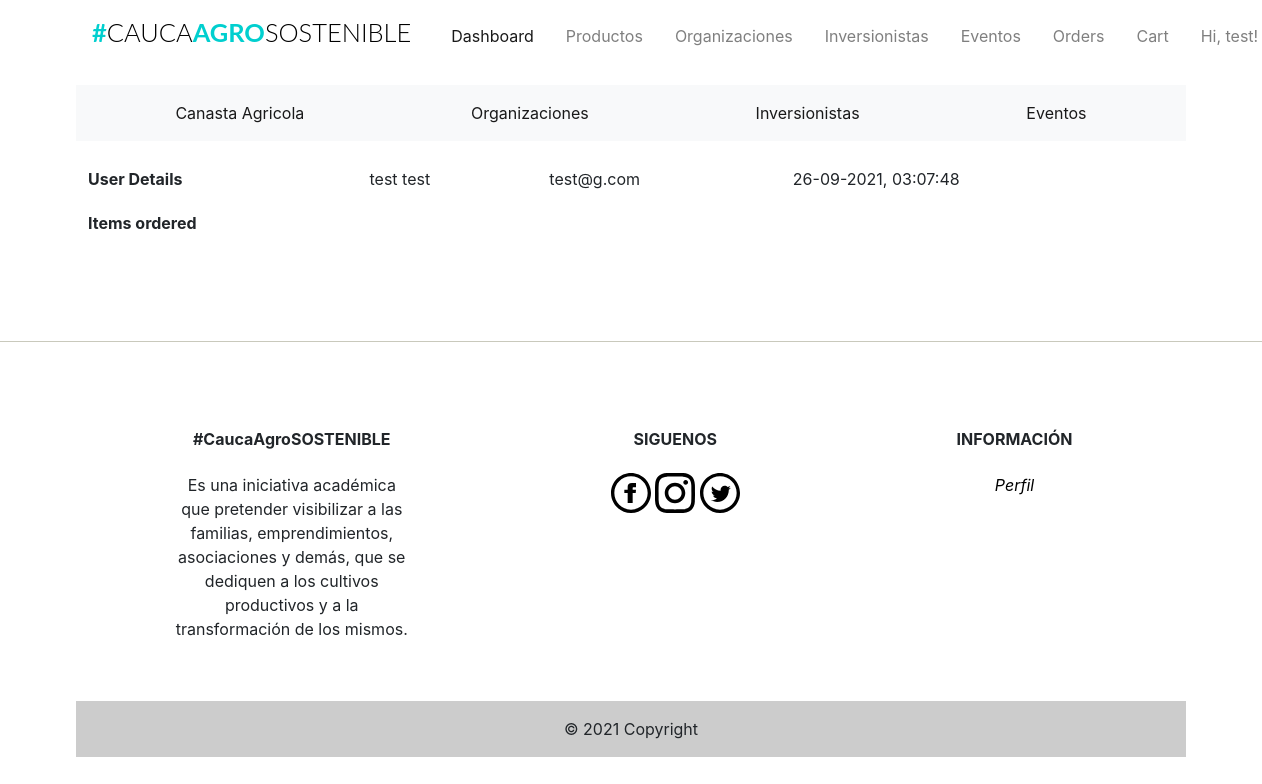
Page /admin/orders (signed in) on the earlier database version.
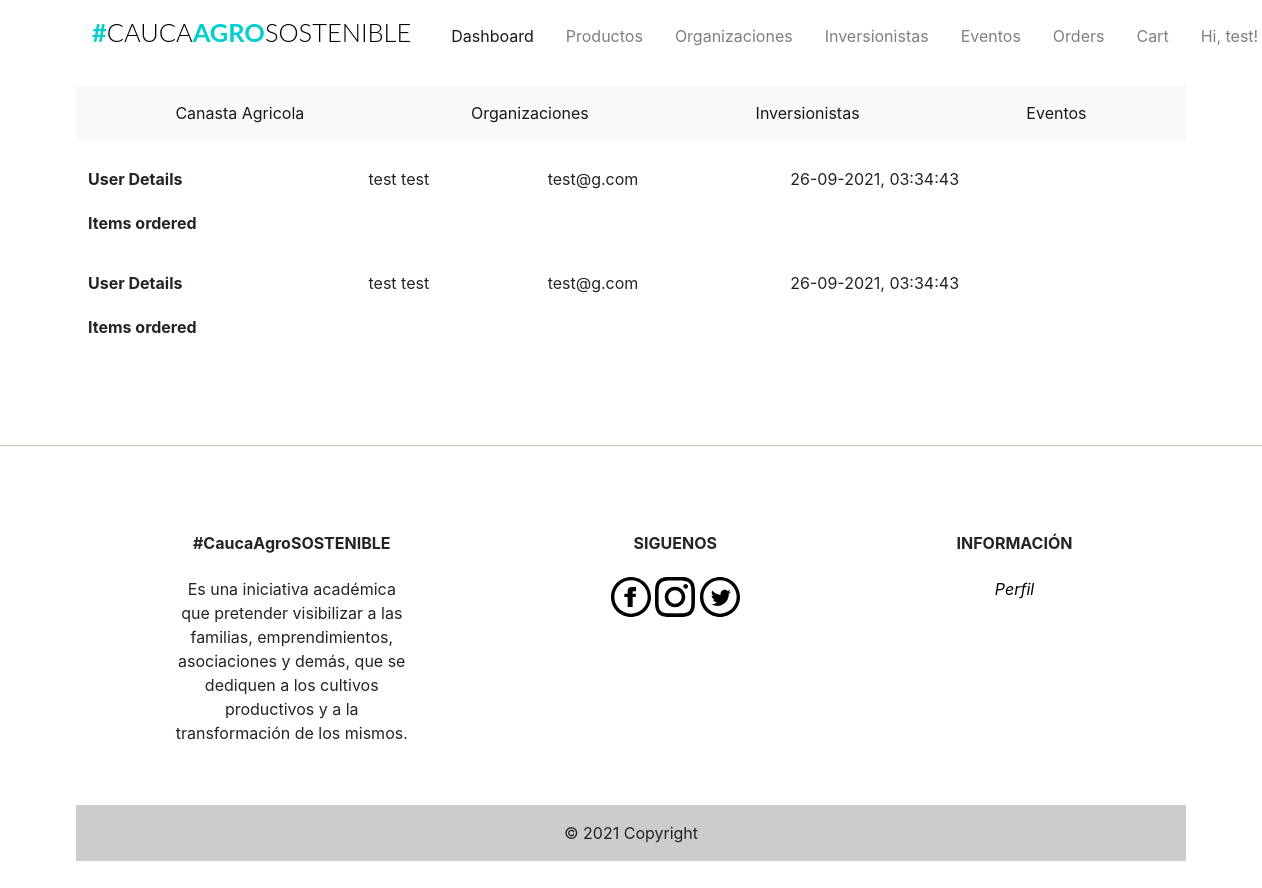
Same page on the later database version.
### app/models.py (models this page shows, shortened)
class Orders(db.Model):
    __tablename__ = 'orders'
    id = db.Column(db.Integer, primary_key=True)
    timestamp = db.Column(db.DateTime, index=True, default=datetime.utcnow)
    user_id = db.Column(db.Integer, db.ForeignKey('users.id'))
    shipping_id = db.Column(db.Integer, db.ForeignKey('shipping.id'))
    kart_id = db.Column(db.Integer, db.ForeignKey('kart.id'))

class Users(UserMixin, db.Model):
    __tablename__ = "users"
    id = db.Column(db.Integer, primary_key=True)
    firstname = db.Column(db.String(24), index=True)
    lastname = db.Column(db.String(24), index=True)
    email = db.Column(db.String(50), index=True, unique=True)
    password_hash = db.Column(db.String)
    phonenumber = db.Column(db.String(18), index=True, unique=True)
    is_admin = db.Column(db.Boolean, default=False)
    order = db.relationship('Orders', backref='user')
    kart = db.relationship('Kart', uselist=False, backref='user')
    shipping_info = db.relationship('Shipping', backref='user', lazy='dynamic')

### app/admin/routes.py (the view)
@admin.route('/orders')
@login_required
def list_orders():
    check_admin()
    '''
	list all orders
	'''
    orders = Orders.query.all()
    return render_template('admin/orders.html', title='Orders', orders=orders)

### app/admin/routes.py (called while the page is built)
def check_admin():
    if not current_user.is_admin:
        abort(403)

### app/models.py (called while the page is built)
@login_manager.user_loader
def load_user(id):
    return Users.query.get(int(id))

### app/templates/admin/orders.html (shortened to what this page needs)
{% extends "base.html" %}
{% block body %}
{% for orders in orders%}
<table class="table table-borderless">
          <tr>
              <th>User Details</th>
            <td>{{ orders.user.firstname}} {{ orders.user.lastname}}</td>
            <td>{{ orders.user.email}}</td>
            <td>{{orders.timestamp.strftime('%d-%m-%Y, %H:%M:%S')}}</td>
          </tr>
          <tr>
              <th>Items ordered</th>
                <ul>
                    <td>
                    </td>
                </ul>
          </tr>
      </table>
{%endfor%}
{% endblock body %}

Differences in the rows shown:
changed Orders (number 1 of 2 on the later page): timestamp "26-09-2021, 03:07:48" → "26-09-2021, 03:34:43"
added Orders: user.firstname "test", user.lastname "test", user.email "test@g.com", timestamp "26-09-2021, 03:34:43"
